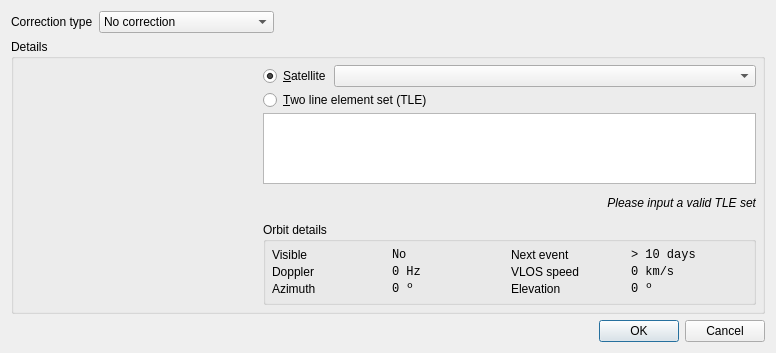
<?xml version="1.0" encoding="UTF-8"?>
<ui version="4.0">
 <class>FrequencyCorrectionDialog</class>
 <widget class="QDialog" name="FrequencyCorrectionDialog">
  <property name="geometry">
   <rect>
    <x>0</x>
    <y>0</y>
    <width>772</width>
    <height>352</height>
   </rect>
  </property>
  <property name="sizePolicy">
   <sizepolicy hsizetype="Fixed" vsizetype="Fixed">
    <horstretch>0</horstretch>
    <verstretch>0</verstretch>
   </sizepolicy>
  </property>
  <property name="minimumSize">
   <size>
    <width>0</width>
    <height>0</height>
   </size>
  </property>
  <property name="windowTitle">
   <string>Dialog</string>
  </property>
  <layout class="QGridLayout" name="gridLayout">
   <item row="0" column="2">
    <spacer name="horizontalSpacer">
     <property name="orientation">
      <enum>Qt::Horizontal</enum>
     </property>
     <property name="sizeHint" stdset="0">
      <size>
       <width>40</width>
       <height>20</height>
      </size>
     </property>
    </spacer>
   </item>
   <item row="0" column="0">
    <widget class="QLabel" name="label_2">
     <property name="text">
      <string>Correction type</string>
     </property>
    </widget>
   </item>
   <item row="0" column="1">
    <widget class="QComboBox" name="correctionTypeCombo">
     <item>
      <property name="text">
       <string>No correction</string>
      </property>
     </item>
     <item>
      <property name="text">
       <string>Two line element set (TLE)</string>
      </property>
     </item>
    </widget>
   </item>
   <item row="2" column="0" colspan="3">
    <widget class="QDialogButtonBox" name="buttonBox">
     <property name="orientation">
      <enum>Qt::Horizontal</enum>
     </property>
     <property name="standardButtons">
      <set>QDialogButtonBox::Cancel|QDialogButtonBox::Ok</set>
     </property>
    </widget>
   </item>
   <item row="1" column="0" colspan="3">
    <widget class="QGroupBox" name="groupBox">
     <property name="title">
      <string>Details</string>
     </property>
     <layout class="QGridLayout" name="gridLayout_3">
      <property name="leftMargin">
       <number>0</number>
      </property>
      <property name="topMargin">
       <number>0</number>
      </property>
      <property name="rightMargin">
       <number>0</number>
      </property>
      <property name="bottomMargin">
       <number>0</number>
      </property>
      <property name="spacing">
       <number>0</number>
      </property>
      <item row="0" column="0">
       <widget class="QStackedWidget" name="detailsStackedWidget">
        <property name="currentIndex">
         <number>1</number>
        </property>
        <widget class="QWidget" name="page">
         <layout class="QGridLayout" name="gridLayout_2">
          <item row="0" column="0">
           <widget class="QLabel" name="label">
            <property name="font">
             <font>
              <italic>true</italic>
             </font>
            </property>
            <property name="text">
             <string>No frequency corrections enabled</string>
            </property>
            <property name="alignment">
             <set>Qt::AlignCenter</set>
            </property>
           </widget>
          </item>
         </layout>
        </widget>
        <widget class="QWidget" name="page_2">
         <layout class="QGridLayout" name="gridLayout_4">
          <property name="leftMargin">
           <number>6</number>
          </property>
          <property name="topMargin">
           <number>6</number>
          </property>
          <property name="rightMargin">
           <number>6</number>
          </property>
          <property name="bottomMargin">
           <number>6</number>
          </property>
          <property name="spacing">
           <number>3</number>
          </property>
          <item row="0" column="0" rowspan="5">
           <widget class="QLabel" name="satellitePlotLabel">
            <property name="sizePolicy">
             <sizepolicy hsizetype="Fixed" vsizetype="Fixed">
              <horstretch>0</horstretch>
              <verstretch>0</verstretch>
             </sizepolicy>
            </property>
            <property name="minimumSize">
             <size>
              <width>240</width>
              <height>240</height>
             </size>
            </property>
            <property name="maximumSize">
             <size>
              <width>240</width>
              <height>16777215</height>
             </size>
            </property>
            <property name="frameShape">
             <enum>QFrame::NoFrame</enum>
            </property>
            <property name="text">
             <string/>
            </property>
            <property name="scaledContents">
             <bool>true</bool>
            </property>
           </widget>
          </item>
          <item row="3" column="1" colspan="2">
           <widget class="QLabel" name="tleStatusLabel">
            <property name="font">
             <font>
              <italic>true</italic>
             </font>
            </property>
            <property name="text">
             <string>Please input a valid TLE set</string>
            </property>
            <property name="alignment">
             <set>Qt::AlignRight|Qt::AlignTrailing|Qt::AlignVCenter</set>
            </property>
           </widget>
          </item>
          <item row="0" column="1">
           <widget class="QRadioButton" name="satRadio">
            <property name="sizePolicy">
             <sizepolicy hsizetype="Fixed" vsizetype="Fixed">
              <horstretch>0</horstretch>
              <verstretch>0</verstretch>
             </sizepolicy>
            </property>
            <property name="text">
             <string>&amp;Satellite</string>
            </property>
            <property name="checked">
             <bool>true</bool>
            </property>
            <attribute name="buttonGroup">
             <string notr="true">buttonGroup</string>
            </attribute>
           </widget>
          </item>
          <item row="4" column="1" colspan="2">
           <widget class="QGroupBox" name="groupBox_2">
            <property name="sizePolicy">
             <sizepolicy hsizetype="Preferred" vsizetype="Fixed">
              <horstretch>0</horstretch>
              <verstretch>0</verstretch>
             </sizepolicy>
            </property>
            <property name="title">
             <string>Orbit details</string>
            </property>
            <layout class="QGridLayout" name="gridLayout_5">
             <property name="leftMargin">
              <number>6</number>
             </property>
             <property name="topMargin">
              <number>6</number>
             </property>
             <property name="rightMargin">
              <number>6</number>
             </property>
             <property name="bottomMargin">
              <number>6</number>
             </property>
             <property name="spacing">
              <number>3</number>
             </property>
             <item row="0" column="0">
              <widget class="QLabel" name="label_4">
               <property name="text">
                <string>Visible</string>
               </property>
              </widget>
             </item>
             <item row="1" column="2">
              <widget class="QLabel" name="label_10">
               <property name="text">
                <string>VLOS speed</string>
               </property>
              </widget>
             </item>
             <item row="1" column="0">
              <widget class="QLabel" name="label_8">
               <property name="text">
                <string>Doppler</string>
               </property>
              </widget>
             </item>
             <item row="1" column="1">
              <widget class="QLabel" name="dopplerLabel">
               <property name="font">
                <font>
                 <family>Monospace</family>
                </font>
               </property>
               <property name="text">
                <string>0 Hz</string>
               </property>
              </widget>
             </item>
             <item row="1" column="3">
              <widget class="QLabel" name="speedLabel">
               <property name="font">
                <font>
                 <family>Monospace</family>
                </font>
               </property>
               <property name="text">
                <string>0 km/s</string>
               </property>
              </widget>
             </item>
             <item row="0" column="3">
              <widget class="QLabel" name="nextEventLabel">
               <property name="font">
                <font>
                 <family>Monospace</family>
                </font>
               </property>
               <property name="text">
                <string>&gt; 10 days</string>
               </property>
              </widget>
             </item>
             <item row="0" column="1">
              <widget class="QLabel" name="visibleLabel">
               <property name="font">
                <font>
                 <family>Monospace</family>
                </font>
               </property>
               <property name="text">
                <string>No</string>
               </property>
              </widget>
             </item>
             <item row="0" column="2">
              <widget class="QLabel" name="label_6">
               <property name="text">
                <string>Next event</string>
               </property>
              </widget>
             </item>
             <item row="2" column="0">
              <widget class="QLabel" name="label_12">
               <property name="text">
                <string>Azimuth</string>
               </property>
              </widget>
             </item>
             <item row="2" column="1">
              <widget class="QLabel" name="azimuthLabel">
               <property name="font">
                <font>
                 <family>Monospace</family>
                </font>
               </property>
               <property name="text">
                <string>0 º</string>
               </property>
              </widget>
             </item>
             <item row="2" column="2">
              <widget class="QLabel" name="label_14">
               <property name="text">
                <string>Elevation</string>
               </property>
              </widget>
             </item>
             <item row="2" column="3">
              <widget class="QLabel" name="elevationLabel">
               <property name="font">
                <font>
                 <family>Monospace</family>
                </font>
               </property>
               <property name="text">
                <string>0 º</string>
               </property>
              </widget>
             </item>
            </layout>
           </widget>
          </item>
          <item row="0" column="2">
           <widget class="QComboBox" name="satCombo"/>
          </item>
          <item row="2" column="1" colspan="2">
           <widget class="QPlainTextEdit" name="tleEdit">
            <property name="minimumSize">
             <size>
              <width>493</width>
              <height>0</height>
             </size>
            </property>
            <property name="maximumSize">
             <size>
              <width>16777215</width>
              <height>71</height>
             </size>
            </property>
            <property name="font">
             <font>
              <family>Monospace</family>
             </font>
            </property>
            <property name="lineWrapMode">
             <enum>QPlainTextEdit::NoWrap</enum>
            </property>
            <property name="plainText">
             <string/>
            </property>
           </widget>
          </item>
          <item row="1" column="1" colspan="2">
           <widget class="QRadioButton" name="tleRadio">
            <property name="text">
             <string>&amp;Two line element set (TLE)</string>
            </property>
            <attribute name="buttonGroup">
             <string notr="true">buttonGroup</string>
            </attribute>
           </widget>
          </item>
         </layout>
        </widget>
       </widget>
      </item>
     </layout>
    </widget>
   </item>
  </layout>
 </widget>
 <resources/>
 <connections>
  <connection>
   <sender>buttonBox</sender>
   <signal>accepted()</signal>
   <receiver>FrequencyCorrectionDialog</receiver>
   <slot>accept()</slot>
   <hints>
    <hint type="sourcelabel">
     <x>248</x>
     <y>254</y>
    </hint>
    <hint type="destinationlabel">
     <x>157</x>
     <y>274</y>
    </hint>
   </hints>
  </connection>
  <connection>
   <sender>buttonBox</sender>
   <signal>rejected()</signal>
   <receiver>FrequencyCorrectionDialog</receiver>
   <slot>reject()</slot>
   <hints>
    <hint type="sourcelabel">
     <x>316</x>
     <y>260</y>
    </hint>
    <hint type="destinationlabel">
     <x>286</x>
     <y>274</y>
    </hint>
   </hints>
  </connection>
 </connections>
 <buttongroups>
  <buttongroup name="buttonGroup"/>
 </buttongroups>
</ui>
